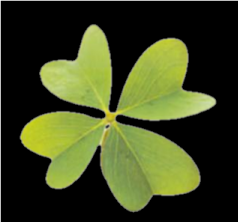
#> input picture object manipulation/feuille.png, 238 x 222 px
$ python 'Region growing.py'
#> lines starting #> are read from the running program, lines starting #| are printed output that depends on the picture; after the words box and inside, x2 and y2 are one past the last pixel; in counts of white or black regions, pixels touching at a corner belong together


			#this file will use region growing algorithme for object detection

#Libirairies importation
import numpy as np
import cv2
from matplotlib import pyplot as plt
import math


#region growing function
class Point(object):
    def __init__(self,x,y):
        self.x = x
        self.y = y

    def getX(self):
        return self.x
    def getY(self):
        return self.y

def getGrayDiff(img,currentPoint,tmpPoint):
    return abs(int(img[currentPoint.x,currentPoint.y]) - int(img[tmpPoint.x,tmpPoint.y]))

def selectConnects(p):
    if p != 0:
        connects = [Point(-1, -1), Point(0, -1), Point(1, -1), Point(1, 0), Point(1, 1), \
                    Point(0, 1), Point(-1, 1), Point(-1, 0)]
    else:
        connects = [ Point(0, -1),  Point(1, 0),Point(0, 1), Point(-1, 0)]
    return connects

def regionGrow(img,seeds,thresh,p = 1):
    height, weight = img.shape
    seedMark = np.zeros(img.shape)
    seedList = []
    for seed in seeds:
        seedList.append(seed)
    label = 1
    connects = selectConnects(p)
    while(len(seedList)>0):
        currentPoint = seedList.pop(0)

        seedMark[currentPoint.x,currentPoint.y] = label
        for i in range(8):
            tmpX = currentPoint.x + connects[i].x
            tmpY = currentPoint.y + connects[i].y
            if tmpX < 0 or tmpY < 0 or tmpX >= height or tmpY >= weight:
                continue
            grayDiff = getGrayDiff(img,currentPoint,Point(tmpX,tmpY))
            if grayDiff < thresh and seedMark[tmpX,tmpY] == 0:
                seedMark[tmpX,tmpY] = label
                seedList.append(Point(tmpX,tmpY))
    return seedMark


#image importation and region growing testing
img = cv2.imread("feuille.png",0)
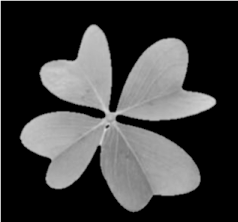
#> img: shape (222, 238); min 0, max 239, mean 62.5
seeds = [Point(100,80)]
binaryImg = regionGrow(img,seeds,10)
#> the loop in regionGrow, `while(len(seedList)>0):` made 18206 passes
#> after the loop in regionGrow, `while(len(seedList)>0):`:
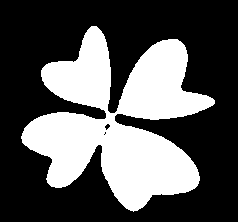
#> seedMark: shape (222, 238) float64; values 0 (black) and 1 (white), 34.5% white; 1 white region, box (x1, y1, x2, y2) and area: (21, 26, 215, 212) 18206
#> after the loop in regionGrow, `while(len(seedList)>0):`: seedList = []
cv2.imshow(' ',binaryImg)
cv2.waitKey(0)

#filtre for horizontal contours
newImage=img
filtre1 = np.array([[1,2,1],[0,0,0],[-1,-2,-1]])
img1 = cv2.filter2D(img,-1,filtre1)
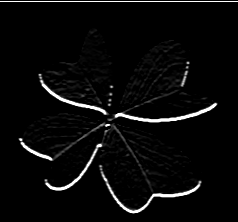
#> img1: shape (222, 238); min 0, max 255, mean 9.8
cv2.imshow('Contour vertical',img1)
cv2.waitKey(0)

#filtre for vertical contours
filtre2 = np.array([[1,0,-1],[2,0,-2],[1,0,-1]])
img2 = cv2.filter2D(img,-1,filtre2)
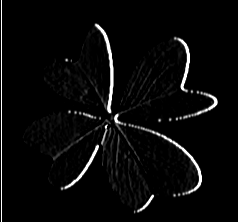
#> img2: shape (222, 238); min 0, max 255, mean 9.2
cv2.imshow('Contour horizontal',img2)
cv2.waitKey(0)
